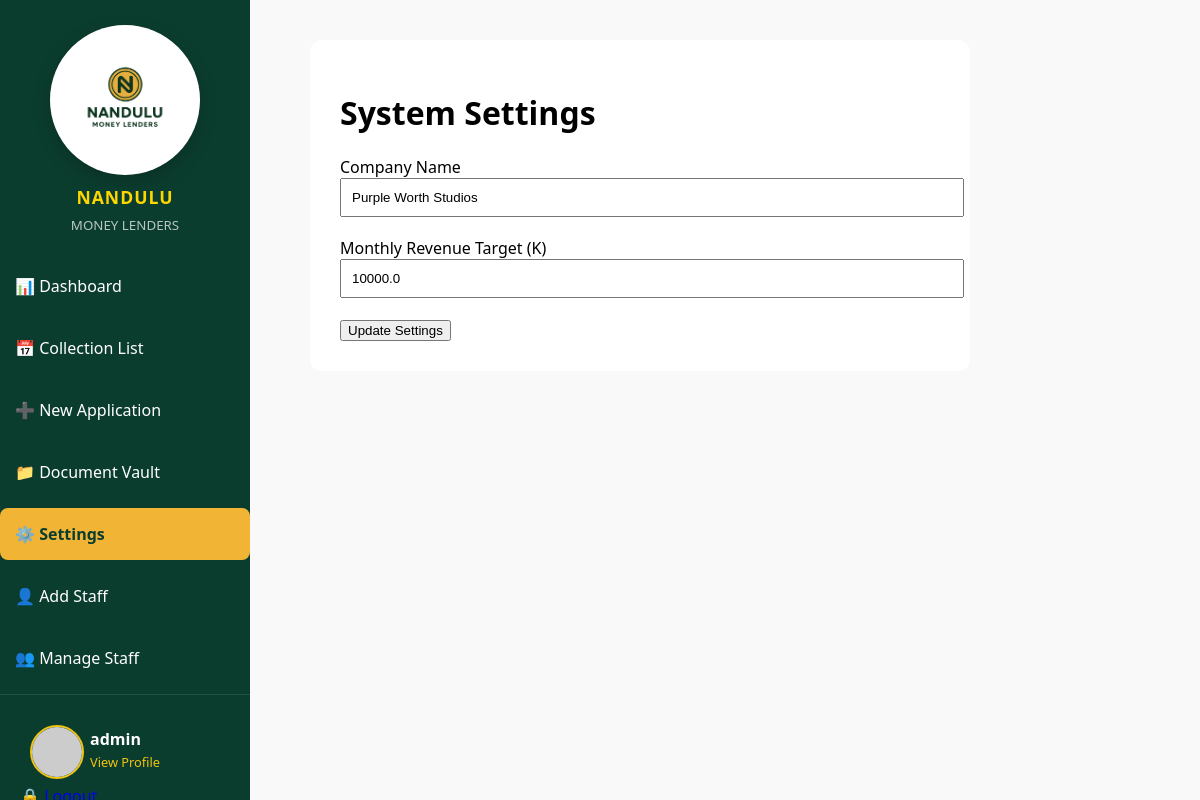
/settings (signed in), run on the app's committed database.
### app.py (models this page shows)
class User(db.Model, UserMixin):
    id = db.Column(db.Integer, primary_key=True)
    username = db.Column(db.String(150), unique=True, nullable=False)
    password = db.Column(db.String(150), nullable=False)
    full_name = db.Column(db.String(100))
    email = db.Column(db.String(100))
    phone = db.Column(db.String(20))
    dob = db.Column(db.Date)
    role = db.Column(db.String(50), default='Agent')  # Options: Admin, Manager, Agent
    profile_pic = db.Column(db.String(255), default='default_avatar.png')

class Settings(db.Model):
    id = db.Column(db.Integer, primary_key=True)
    target_amount = db.Column('monthly_goal', db.Float, default=100000.0)
    company_name = db.Column(db.String(100), default="Purple Worth Studios")
    @property
    def monthly_goal(self):
        return self.target_amount
    @monthly_goal.setter
    def monthly_goal(self, value):
        self.target_amount = value

### app.py (the view)
@app.route('/settings')
def settings_page():
    settings = Settings.query.first()
    if not settings:
        settings = Settings(target_amount=100000.0)
        db.session.add(settings)
        db.session.commit()
    return render_template('settings.html', settings=settings)

### app.py (called while the page is built)
@login_manager.user_loader
def load_user(user_id):
    return User.query.get(int(user_id))

### templates/settings.html
{% extends "layout.html" %}
{% block content %}
<div class="settings-container" style="max-width: 600px; background: white; padding: 30px; border-radius: 12px;">
    <h1>System Settings</h1>
    <form action="{{ url_for('update_settings') }}" method="POST">
        <div class="form-group" style="margin-bottom: 20px;">
            <label>Company Name</label>
            <input type="text" name="company_name" value="{{ settings.company_name }}" style="width: 100%; padding: 10px;">
        </div>
        <div class="form-group" style="margin-bottom: 20px;">
            <label>Monthly Revenue Target (K)</label>
            <input type="number" name="target_amount" value="{{ settings.target_amount }}" style="width: 100%; padding: 10px;">
        </div>
        <button type="submit" class="btn-primary">Update Settings</button>
    </form>
</div>
{% endblock %}

### templates/layout.html (shortened to what this page needs)
<!DOCTYPE html>
<html lang="en">
<head>
    <link rel="stylesheet" href="{{ url_for('static', filename='style.css') }}">
</head>
<body>
    <div class="sidebar">
        <div class="logo-container">
            <div class="logo-circle">
                <img src="{{ url_for('static', filename='nandulu_logo.png') }}" alt="Nandulu Logo">
            </div>
            <h2>NANDULU</h2>
            <small>MONEY LENDERS</small>
        </div>
        <nav>
            <a href="{{ url_for('dashboard') }}" class="{{ 'active' if request.endpoint == 'dashboard' }}">📊 Dashboard</a>
            <a href="{{ url_for('upcoming_report') }}" class="{{ 'active' if request.endpoint == 'upcoming_report' }}">📅 Collection List</a>
            <a href="{{ url_for('add_page') }}" class="{{ 'active' if request.endpoint == 'add_page' }}">➕ New Application</a>
            <a href="{{ url_for('documents_page') }}" class="{{ 'active' if request.endpoint == 'documents_page' }}">📁 Document Vault</a>
            <a href="{{ url_for('settings_page') }}" class="{{ 'active' if request.endpoint == 'settings_page' }}">⚙️ Settings</a>
            {% if current_user.username == 'admin' %}
                <a href="{{ url_for('create_staff') }}">👤 Add Staff</a>
                <a href="{{ url_for('manage_staff') }}" class="nav-link">
                    👥 Manage Staff
                </a>
            {% endif %}
        </nav>
        {% if current_user.is_authenticated %}
        <div class="sidebar-footer" style="margin-top: auto; padding: 20px; border-top: 1px solid rgba(255,255,255,0.1);">
            <div style="display: flex; align-items: center; gap: 10px; padding: 10px;">
                <div style="width: 50px; height: 50px; min-width: 50px;">
                    {% if current_user.profile_pic and current_user.profile_pic != "" %}
                        <img src="{{ url_for('static', filename='storage/profile_pics/' + current_user.profile_pic) }}"
                             style="width: 100%; height: 100%; border-radius: 50%; object-fit: cover; border: 2px solid #f1c40f;"
                             onerror="this.src='https://ui-avatars.com/api/?name={{ current_user.username }}&background=f1c40f&color=0b3d2e&bold=true'">
                    {% else %}
                        <img src="https://ui-avatars.com/api/?name={{ current_user.username }}&background=f1c40f&color=0b3d2e&bold=true"
                             style="width: 100%; height: 100%; border-radius: 50%; border: 2px solid #f1c40f;">
                    {% endif %}
                </div>
                <div>
                    <h4 style="margin: 0; color: white; font-size: 1rem;">{{ current_user.username }}</h4>
                    <a href="{{ url_for('settings_page') }}" style="color: #f1c40f; font-size: 0.8rem; text-decoration: none;">View Profile</a>
                </div>
            </div>
            <a href="{{ url_for('logout') }}" class="logout-btn">🔒 Logout</a>
        </div>
        {% endif %}
    </div>
    <div class="main-content">
        {% block content %}{% endblock %}
    </div>
</body>
</html>

### static/style.css (style rules this page uses)
:root { --purple: #6c5ce7; --dark: #2d3436; --light: #f9f9f9; --green: #00b894; }
body { margin: 0; font-family: 'Segoe UI', sans-serif; display: flex; background-color: var(--light); }
.sidebar { width: 250px; height: 100vh; background: #0b3d2e; color: white; position: fixed; display: flex; flex-direction: column; padding: 0; }
.sidebar .logo-container { text-align: center; padding: 25px 0; }
.sidebar .logo-container .logo-circle { width: 150px; height: 150px; margin: 0 auto; border-radius: 50%; background: #ffffff; display: flex; align-items: center; justify-content: center; box-shadow: 0 6px 18px rgba(0, 0, 0, 0.2); overflow: hidden; }
.sidebar .logo-container .logo-circle img { width: 128px; height: auto; display: block; }
.sidebar .logo-container h2 { color: #FFD700; font-size: 1.1rem; margin-top: 10px; letter-spacing: 1px; margin-bottom: 4px; }
.sidebar .logo-container small { color: #ffffff; opacity: 0.7; }
.sidebar nav a { display: block; color: #ffffff; text-decoration: none; padding: 15px; border-radius: 8px; margin-bottom: 10px; transition: 0.3s; }
.sidebar nav a:hover, .sidebar nav a.active { background: #f1b434; color: #0b3d2e; font-weight: bold; }
.main-content { margin-left: 270px; padding: 40px; width: calc(100% - 270px); }

### data on the page
User: username "admin"
Settings: company_name "Purple Worth Studios", target_amount "10000.0"
